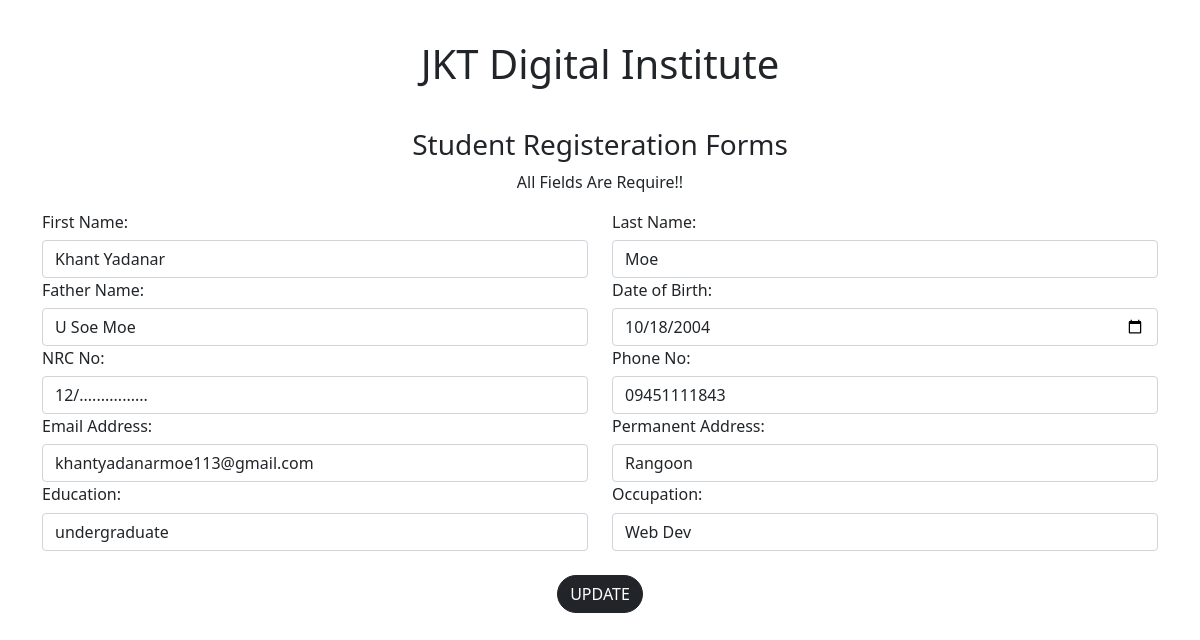
The app's page /list/update/1 with its own data.
### polls/models.py (models this page shows)
class Polls(models.Model):
  firstname = models.CharField(max_length=255)
  lastname = models.CharField(max_length=255)
  fathername = models.CharField(max_length=255)
  dateofbirth = models.CharField(max_length=255)
  nrcno = models.CharField(max_length=255)
  contactno = models.CharField(max_length=255)
  email = models.CharField(max_length=255)
  pAddress = models.CharField(max_length=255)
  edu = models.CharField(max_length=255)
  job = models.CharField(max_length=255)

### polls/views.py (the view)
# urls.py: path('list/update/<int:id>', views.update, name='update'),
def update(request, id):
  mypoll = Polls.objects.get(id=id)
  template = loader.get_template('update.html')
  context = {
    'mypoll': mypoll,
  }
  return HttpResponse(template.render(context, request))

### polls/templates/update.html (shortened to what this page needs)
<!DOCTYPE html>
<html lang="en">
<head>
    {% load static %}
      <link href="https://cdn.jsdelivr.net/npm/bootstrap@5.1.3/dist/css/bootstrap.min.css" rel="stylesheet">
      <link rel="stylesheet" type="text/css" href="{% static 'bootstrap.min.css' %}">
      <link rel="stylesheet" type="text/css" href="{% static 'bootstrap.bundle.min' %}">
</head>
<body>
{% block content %}
    <div class="container-fluid p-3 bg-white text-dark text-center">
        <h1>JKT Digital Institute</h1>
      </div>
      <div class="container mt-3 text-center">
        <h3 class="">Student Registeration Forms</h3>
        <p>All Fields Are Require!!</p>
      </div>
      <div class="container mt-3">
        <form action="updaterecord/{{ mypoll.id }}" method="post">
          <div class="row">
            <div class="col">
              <label for=""><h6>First Name: </h6></label>
              <input type="text" class="form-control" placeholder="Enter First Name:" name="first" value="{{ mypoll.firstname }}">
            </div>
            <div class="col">
              <label for=""><h6>Last Name: </h6></label>
              <input type="text"  class="form-control" placeholder="Enter Last Name:" name="last1" value="{{ mypoll.lastname }}">
            </div>
          </div>
          <div class="row">
            <div class="col">
              <label for=""><h6>Father Name: </h6></label>
              <input type="text" class="form-control" placeholder="Enter Father Name:" name="father" value="{{ mypoll.fathername }}">
            </div>
            <div class="col">
              <label for=""><h6>Date of Birth: </h6></label>
              <input type="date" class="form-control" placeholder="Name" name="dob" value="{{ mypoll.dateofbirth }}">
            </div>
          </div>
          <div class="row">
            <div class="col">
              <label for=""><h6>NRC No: </h6></label>
              <input type="text" class="form-control" placeholder="Enter Your NRC No:" name="nrc" value="{{ mypoll.nrcno }}">
            </div>
            <div class="col">
              <label for=""><h6>Phone No: </h6></label>
              <input type="text" class="form-control" placeholder="Enter Your Phone Number: " name="contact" value="{{ mypoll.contactno }}">
            </div>
          </div>
          <div class="row">
            <div class="col">
              <label for=""><h6>Email Address: </h6></label>
              <input type="email" class="form-control" placeholder="Enter Your Email:" name="email" value="{{ mypoll.email }}">
            </div>
            <div class="col">
              <label for=""><h6>Permanent Address: </h6></label>
              <input type="text" class="form-control" placeholder="Enter Your Address:" name="address" value="{{ mypoll.pAddress }}">
            </div>
          </div>
          <div class="row">
            <div class="col">
              <label for=""><h6>Education: </h6></label>
              <input type="text" class="form-control" placeholder="Enter Your Education Level: " name="edu" value="{{ mypoll.edu }}">
            </div>
            <div class="col">
              <label for=""><h6>Occupation: </h6></label>
              <input type="text" class="form-control" placeholder="Enter Your Work: " name="job" value="{{ mypoll.job }}">
            </div>
          </div>
          <div class="row">
              <input class="btn btn-dark text-white mt-4 mb-4" type="submit" value="UPDATE">
          </div>
        </form>
      </div>
{% endblock %}
</body>
</html>

### polls/templates/update.html (style rules this page uses)
.btn { width: auto; margin: auto; border-radius: 20px; }

### records on screen
Polls: first "Khant Yadanar", last1 "Moe", father "U Soe Moe", dob "10/18/2004", nrc "12/................", contact "09451111843", email "khantyadanarmoe113@gmail.com", address "Rangoon", edu "undergraduate", job "Web Dev"
